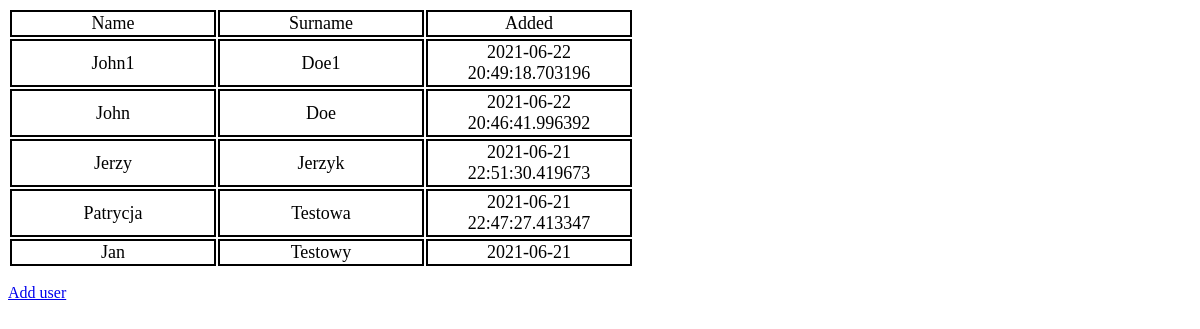
/users, run on an earlier commit of the app's database.
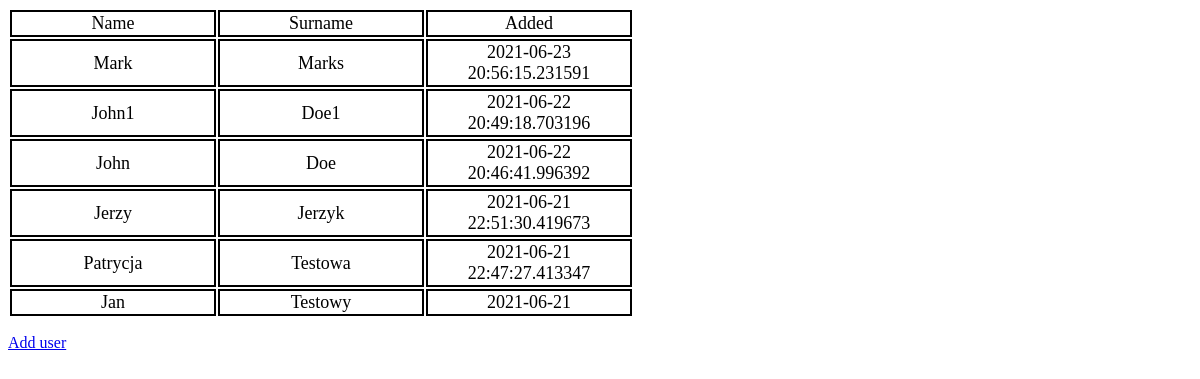
And on a later commit of the database.
### tables this page shows
CREATE TABLE users (
  id INTEGER PRIMARY KEY AUTOINCREMENT,
  name TEXT UNIQUE NOT NULL,
  surname TEXT UNIQUE NOT NULL,
  data_dodania datetime NOT NULL
);

### main.py (the view, shortened to what this page needs)
@app.route('/users', methods=['GET', 'POST'])
def users():
    error=None
    db = get_db()
    kursor = db.execute('SELECT * FROM users ORDER BY data_dodania DESC;')
    users = kursor.fetchall()  #fetchall zwraca dane w formie listy
    return render_template('user.html', users=users, error=error)

### main.py (called while the page is built)
def get_db():
    if not g.get('db'):  # jezeli brak połączenia to je tworzymy
        conn = sqlite3.connect(app.config['DATABASE'])
        conn.row_factory = sqlite3.Row
        g.db = conn  # zapisujemy połączenie w kontekście aplikacji
    return g.db  # zwracamy połączenie z bazą

### templates/user.html (shortened to what this page needs)
<!DOCTYPE html>
<html lang="en">
<head>
    <link rel="stylesheet" href="static/style.css">
</head>
<body>
<table>
    <tr>
        <td>Name</td>
        <td>Surname</td>
        <td>Added</td>
    </tr>
        {% for user in users %}
            <tr>
                 <td> {{user.name}}</td>
                <td>  {{user.surname}}</td>
                <td>{{user.data_dodania}}</td>
            </tr>
            {% endfor %}
        </table>
    <p><a href="{{url_for('index')}}">Add user</a></p>
</body>
</html>

### static/style.css (style rules this page uses)
td { border: 2px solid black; width: 200px; height: 20px; font-size: 18px; text-align: center; }

What changed in the data, as far as the page shows it:
added users: name "Mark", surname "Marks", data_dodania "2021-06-23 20:56:15.231591"
